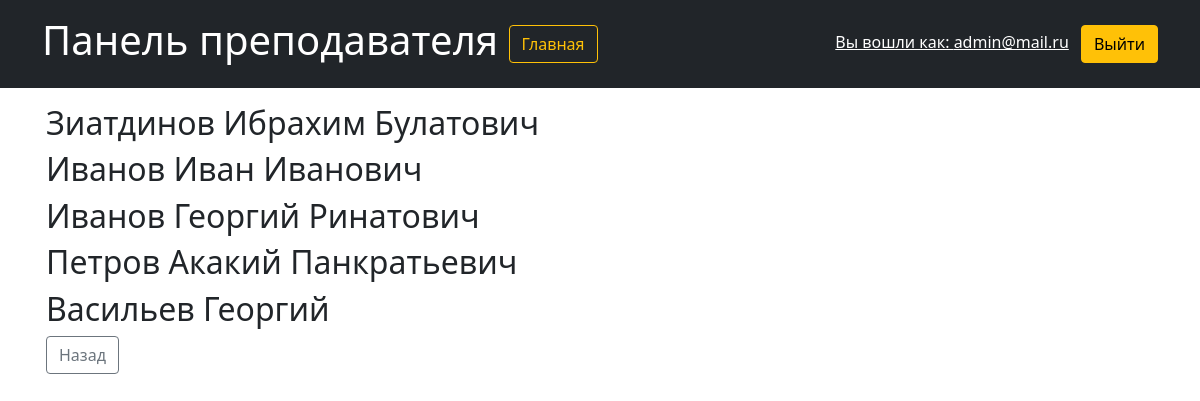
The page /teacher_panel/check_users (signed in) on the database its author committed.
### users/models.py (models this page shows, shortened)
class User(AbstractUser):
    username = models.CharField(max_length=150, verbose_name='Логин')
    email = models.EmailField(unique=True, blank=True, verbose_name='Электронный адрес')
    patronymic = models.CharField("Отчество", max_length=150)
    first_name = models.CharField("Имя", max_length=150)
    last_name = models.CharField("Фамилия", max_length=150)
    REQUIRED_FIELDS = []
    USERNAME_FIELD = 'email'
    objects = NoUsernameUserManager()

### teacher_panel/views.py (the view)
def check_users_list_users(request):
    users = User.objects.filter()
    message = None
    return render(request, 'teacher_panel/cu_list_users.html',
                  {'users': users, 'message': message})

### teacher_panel/templates/teacher_panel/cu_list_users.html (shortened to what this page needs)
{% extends 'teacher_panel/base_teacher_panel.html' %}
{% block content %}
{% for user in users %}
    <a href="{% url 'teacher_panel:check_users_details' user.id %}" class="text-decoration-none text-reset">
        <h2>
            {{ user.last_name }} {{ user.first_name }} {{ user.patronymic }}
        </h2>
    </a>
{% endfor %}
    <a href="{% url 'teacher_panel:general_page' %}"><button class="btn btn-outline-secondary">Назад</button></a>
{% endblock %}

### teacher_panel/templates/teacher_panel/base_teacher_panel.html (shortened to what this page needs)
<head>
    {% load static %}
    <link href="/static/bootstrap/css/bootstrap.css" rel="stylesheet">
</head>
<body>
<header class="p-3 bg-dark text-white">
    <div class="container">
      <div class="d-flex flex-wrap align-items-center justify-content-center justify-content-lg-start position-relative">
          <div>
              <h1>Панель преподавателя <a href="{% url 'home' %}" class="btn btn-outline-warning">Главная</a></h1>
          </div>
        {% if user.is_authenticated %}
          <div class="text-end d-flex flex-wrap align-items-center justify-content-center justify-content-lg-start form position-absolute top-50 end-0 translate-middle-y">
            <form action="{% url 'users:logoutuser' %}" method="POST" style="margin: 0;">
                <a href="{% url 'user_profile' %}" class="link px-2 text-white">Вы вошли как: {{ user.email }}</a>
                <button type="submit" class="btn btn-warning">Выйти</button>
            </form>
          </div>
        {% else %}
            <div class="text-end">
                <a href="{% url 'users:loginuser' %}"> <button type="button" class="btn btn-outline-light me-2">Войти</button> </a>
                <a href="{% url 'users:signupuser' %}" class="btn btn-warning"> Зарегистрироваться</a>
            </div>
        {% endif %}
      </div>
    </div>
  </header>
<div class="container p-3">{% block content %}{% endblock %}</div>
</body>

### teacher_panel/templates/teacher_panel/base_teacher_panel.html (style rules this page uses)
a { text-decoration: none; }

### rows shown on the page
User: email "admin@mail.ru", last_name "Зиатдинов", first_name "Ибрахим", patronymic "Булатович"
User: last_name "Иванов", first_name "Иван", patronymic "Иванович"
User: last_name "Иванов", first_name "Георгий", patronymic "Ринатович"
User: last_name "Петров", first_name "Акакий", patronymic "Панкратьевич"
User: last_name "Васильев", first_name "Георгий"
